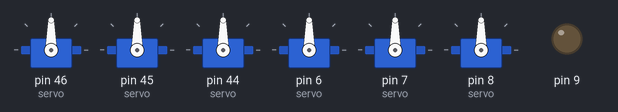
Bench run of a sketch on a simulated Arduino Uno, built with avr-gcc and run on an emulated ATmega328P. Shown: 6 × servo, output pins drawn as LEDs (lit = HIGH).

Above: at 0.1 s.
At 4.0 s:
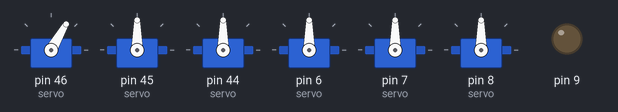
At 11.4 s:
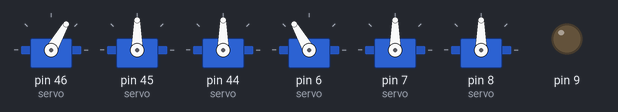
At 19.5 s:
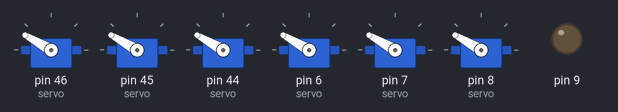
At 35.0 s:
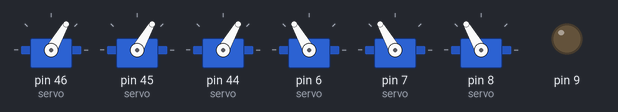
At 36.3 s:
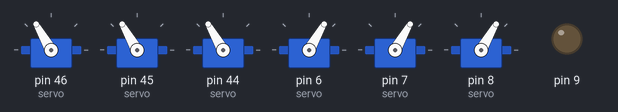
Timing chart, 0 to 40.0 s (numbered marks = the images above):
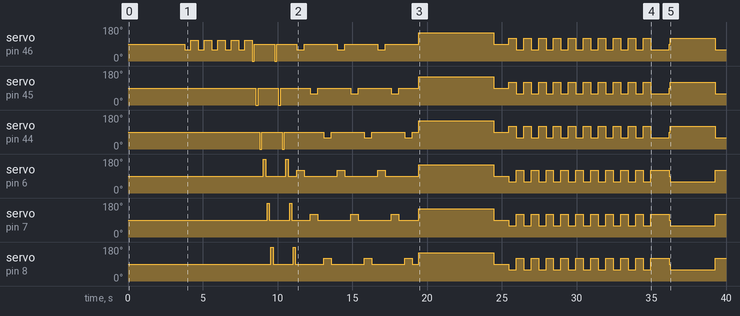

Measured:
- by itself, servo on pin 46 (servo): 90° → 60° at 3.8 s, → 110° 0.40 s later, → 60° 0.50 s later, → 110° 0.40 s later, … (45 changes in this stretch)
- by itself, servo on pin 45 (servo): 90° → 0° at 8.6 s, → 90° 0.15 s later, → 0° 1.4 s later, → 90° 0.15 s later, … (35 changes in this stretch)
- by itself, servo on pin 44 (servo): 90° → 0° at 8.8 s, → 90° 0.15 s later, → 0° 1.4 s later, → 90° 0.15 s later, … (35 changes in this stretch)
- by itself, servo on pin 6 (servo): 90° → 180° at 9.1 s, → 90° 0.15 s later, → 180° 1.4 s later, → 90° 0.15 s later, … (35 changes in this stretch)
- by itself, servo on pin 7 (servo): 90° → 180° at 9.3 s, → 90° 0.15 s later, → 180° 1.4 s later, → 90° 0.15 s later, … (35 changes in this stretch)
- by itself, servo on pin 8 (servo): 90° → 180° at 9.6 s, → 90° 0.15 s later, → 180° 1.4 s later, → 90° 0.15 s later, … (35 changes in this stretch)

The sketch:

Dancing_Zebro.ino
```cpp
#include <Servo.h>

enum {rightFront = 0, rightCenter, rightBack, leftFront, leftCenter, leftBack};
const int servo[] = {[rightFront] = 46, [rightCenter] = 45, [rightBack] = 44, [leftFront] = 6, [leftCenter] = 7, [leftBack] = 8};
const int hallPin[] = {[rightFront] = 34, [rightCenter] = 33, [rightBack] = 32, [leftFront] = 37, [leftCenter] = 36, [leftBack] = 35};
const int numberOfLegs = 6;
int i, j, k, Speed, introTaps = 5, repetitionsPart1 = 2, repetitionsPart2 = 3, timeOfTwirling = 5000, numberOfBounces = 10;

// Each leg must be called a servo
Servo leg [numberOfLegs];


//********************************************************************************************************************************************************
//FUNCTIONS
//********************************************************************************************************************************************************

// This is a function that'll make the legs turn the desired speed the direction that makes the robot walk forward
void legTurnForward(int i, int Speed) {
  // All the legs on the right side have to have a value below 90
  if (i == rightFront || i == rightCenter || i == rightBack)
  {
    leg[i].write(90 - Speed);
  }
  // All the legs on the right side have to have a a value above 90
  else
  {
    leg[i].write(90 + Speed);
  }
}

//**********************************************************************************************************************************************************

// This is a function that'll make the legs turn the desired speed the direction that makes the robot walk forward
void legTurnBackward(int i, int Speed) {
  // All the legs on the right side have to have a value above 90
  if (i == rightFront || i == rightCenter || i == rightBack)
  {
    leg[i].write(90 + Speed);
  }
  // All the legs on the right side have to have a a value below 90
  else
  {
    leg[i].write(90 - Speed);
  }
}

//********************************************************************************************************************************************************

// This is a function that initiates the leg at a certain position and stops it

void initiateLeg(int i)
{
  // When the hallpin does not detect the magnet it will give an output 1, if this is the case the leg must keep spinning
  while (digitalRead(hallPin[i]))
  {
    legTurnForward(i, 90);
  }
  // Once the magnet is detected the leg must stop
  leg[i].write(90);
}

// *******************************************************************************************************************************************************
// SETUP
//********************************************************************************************************************************************************

void setup() {

  // The setup is done in one loop so each leg gets their hallpin assigned and servo attached
  for (i = 0; i < numberOfLegs; i++)
  {
    // Seting up the hallpins as inputs
    pinMode (hallPin[i], INPUT_PULLUP);
    // Attaching servos to pins
    leg[i].attach(servo[i]);
  }

  // To make the arduino return information to the Serial Monitor
  Serial.begin(9600);

  // Some legs tend to rotate even we nothing is sent to them and so this will initialize leg i to stand still for i is 0 till numberOfLegs
  for (i = 0; i < numberOfLegs; i++)
  {
    leg[i].write(90);
  }

  //All legs will be set into the same position in order to make the routine always start correctly
  for (i = 0; i < numberOfLegs; i++)
  {
    initiateLeg(i);
  }

  // We wait 3 sec for the song to start
  delay(3800);


}


// *******************************************************************************************************************************************************
// LOOP
//********************************************************************************************************************************************************


void loop() {

  // All the legs on the right side must turn towards 0 in order for the robot to go forward and all the legs on the left toward 180
  // The more we go to the extremes, the faster the leg will move

  // INTRO

  for (k = 0; k < introTaps; k++)
  {
    leg[rightFront].write(60);
    delay(400);
    leg[rightFront].write(110);
    delay(500);
  }

  // PART 1
  for (j = 0; j < repetitionsPart1; j++) {
    for (i = 0; i < numberOfLegs; i++)
    {
      legTurnForward(i, 90);

      delay(150);


      initiateLeg(i);


      delay(100);
    }
  }
  // PART 2
  for (k = 0; k < repetitionsPart2; k++)
  {
    for (i = rightFront, j = leftFront; i < leftFront; i++, j++)
    {
      // It is necessary for the leg to be given a speed so that when the loop restarts the legs aren't still already
      legTurnForward(i, 30);
      legTurnForward(j, 30);

      delay(500);


      // When the hallpin does not detect the magnet it will give an output 1, if this is the case the legs must keep spinning
      while (digitalRead(hallPin[i]) && digitalRead(hallPin[j]))
      {
        legTurnForward(i, 30);
        legTurnForward(j, 30);
      }
      // Once the magnet is detected the leg must stop
      legTurnForward(i, 0);
      legTurnForward(j, 0);

      delay(400);
    }
  }

  delay(50);

  // PART 3, The twirling
  for (i = rightFront; i <= leftBack; i++)
  {
    leg[i].write(150);
  }

  delay(timeOfTwirling);

  for (i = rightFront; i <= leftBack; i++)
  {
    initiateLeg(i);
  }

  delay(1000);

  // PART 4, bouncing
  for ( k = 0; k < numberOfBounces; k++)
  {
    for (i = rightFront, j = leftFront; i < leftFront; i++, j++)
    {
      legTurnBackward(i, 30);
      legTurnBackward(j, 30);

    }
    delay(500);
    for (i = rightFront, j = leftFront; i < leftFront; i++, j++)
    {
      legTurnForward(i, 30);
      legTurnForward(j, 30);

    }
    delay(500);
  }

  delay(750);

  for (i = rightFront; i <= leftBack; i++)
  {
    initiateLeg(i);
  }

delay(50);

  // SPRINT
  for (i = rightFront, j = leftFront; i < leftFront && j <= leftBack; i++, j++)
  {
    legTurnBackward(i, 30);
    legTurnBackward(j, 30);

  }

  delay(3000);

  for (i = rightFront, j = leftFront; i < leftFront && j <= leftBack; i++, j++)
  {
    legTurnForward(i, 30);
    legTurnForward(j, 30);

  }

  delay(3000);

  for (i = rightFront; i <= leftBack; i++)
  {
    initiateLeg(i);
  }

  delay(500);

  // ENDING
  for (j = 0; j < 1; j++) {
    for (i = 0; i < numberOfLegs; i++)
    {
      legTurnForward(i, 80);

      delay(150);


      initiateLeg(i);


    }
  }


  delay(3000);
}
```
